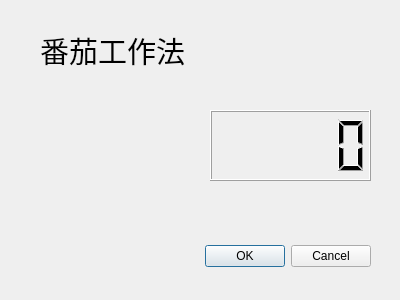
<?xml version="1.0" encoding="UTF-8"?>
<ui version="4.0">
 <class>Dialog</class>
 <widget class="QDialog" name="Dialog">
  <property name="geometry">
   <rect>
    <x>0</x>
    <y>0</y>
    <width>400</width>
    <height>300</height>
   </rect>
  </property>
  <property name="windowTitle">
   <string>Dialog</string>
  </property>
  <widget class="QDialogButtonBox" name="buttonBox">
   <property name="geometry">
    <rect>
     <x>30</x>
     <y>240</y>
     <width>341</width>
     <height>32</height>
    </rect>
   </property>
   <property name="orientation">
    <enum>Qt::Horizontal</enum>
   </property>
   <property name="standardButtons">
    <set>QDialogButtonBox::Cancel|QDialogButtonBox::Ok</set>
   </property>
  </widget>
  <widget class="QLCDNumber" name="lcdNumber">
   <property name="geometry">
    <rect>
     <x>210</x>
     <y>110</y>
     <width>161</width>
     <height>71</height>
    </rect>
   </property>
  </widget>
  <widget class="QLabel" name="label">
   <property name="geometry">
    <rect>
     <x>40</x>
     <y>30</y>
     <width>151</width>
     <height>41</height>
    </rect>
   </property>
   <property name="sizePolicy">
    <sizepolicy hsizetype="MinimumExpanding" vsizetype="Fixed">
     <horstretch>0</horstretch>
     <verstretch>0</verstretch>
    </sizepolicy>
   </property>
   <property name="font">
    <font>
     <pointsize>22</pointsize>
    </font>
   </property>
   <property name="text">
    <string>番茄工作法</string>
   </property>
  </widget>
 </widget>
 <resources/>
 <connections>
  <connection>
   <sender>buttonBox</sender>
   <signal>accepted()</signal>
   <receiver>Dialog</receiver>
   <slot>accept()</slot>
   <hints>
    <hint type="sourcelabel">
     <x>248</x>
     <y>254</y>
    </hint>
    <hint type="destinationlabel">
     <x>157</x>
     <y>274</y>
    </hint>
   </hints>
  </connection>
  <connection>
   <sender>buttonBox</sender>
   <signal>rejected()</signal>
   <receiver>Dialog</receiver>
   <slot>reject()</slot>
   <hints>
    <hint type="sourcelabel">
     <x>316</x>
     <y>260</y>
    </hint>
    <hint type="destinationlabel">
     <x>286</x>
     <y>274</y>
    </hint>
   </hints>
  </connection>
 </connections>
</ui>
